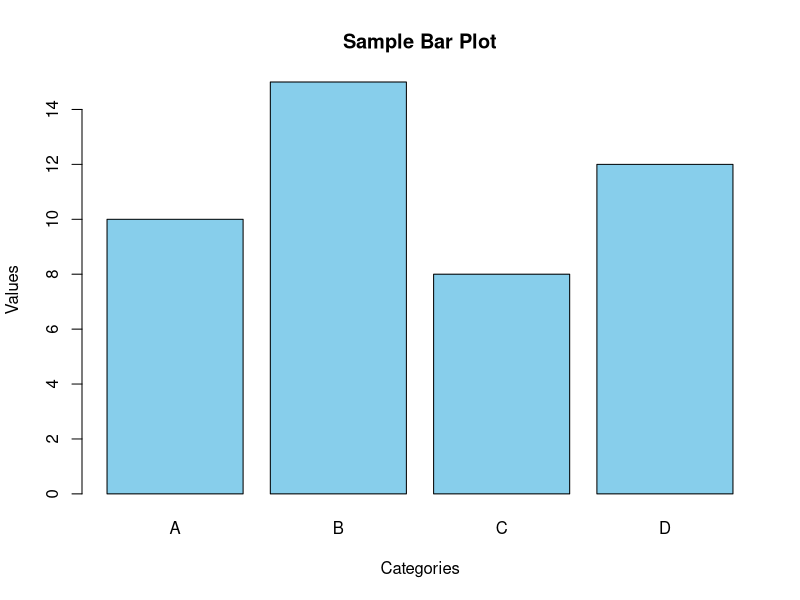
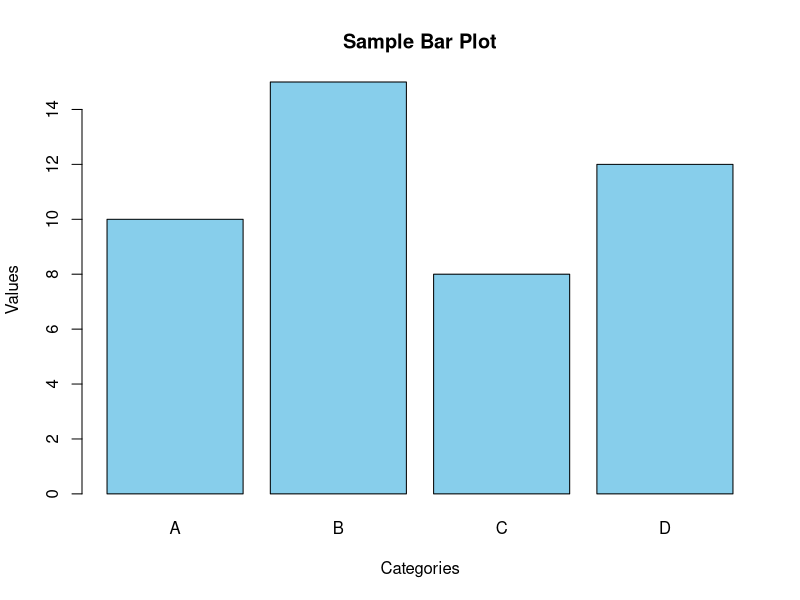

Write R code to recreate these figures, in order.
# R script to create and save a bar plot
# Define data
categories <- c("A", "B", "C", "D")
values <- c(10, 15, 8, 12)

# Create the bar plot
barplot(values, 
        names.arg = categories,
        main = "Sample Bar Plot",
        xlab = "Categories",
        ylab = "Values",
        col = "skyblue",
        border = "black")

# Save the plot as a PNG file
png("bar_plot.png")
barplot(values, 
        names.arg = categories,
        main = "Sample Bar Plot",
        xlab = "Categories",
        ylab = "Values",
        col = "skyblue",
        border = "black")
dev.off()
